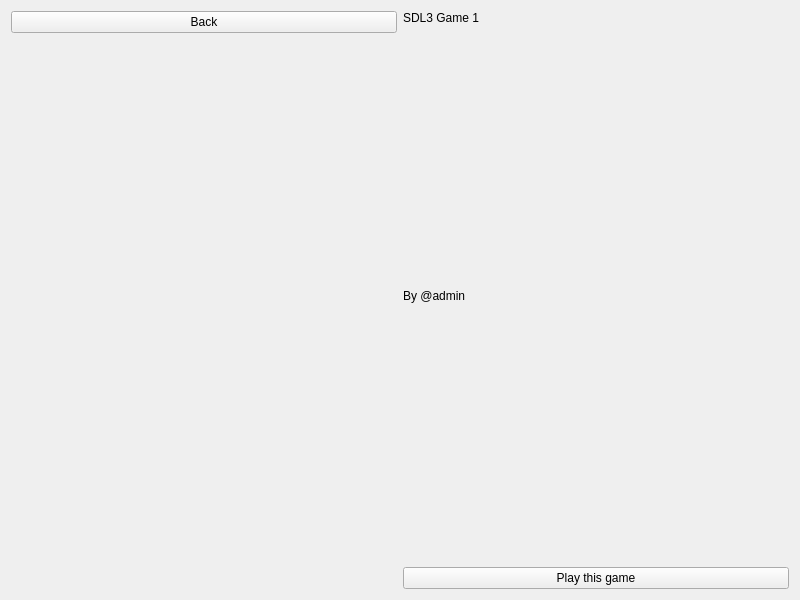
<?xml version="1.0" encoding="UTF-8"?>
<ui version="4.0">
 <class>SDL3Game1_DescWND</class>
 <widget class="QWidget" name="SDL3Game1_DescWND">
  <property name="geometry">
   <rect>
    <x>0</x>
    <y>0</y>
    <width>800</width>
    <height>600</height>
   </rect>
  </property>
  <property name="windowTitle">
   <string>SDL3 Game 1 description</string>
  </property>
  <layout class="QHBoxLayout" name="horizontalLayout_2">
   <item>
    <layout class="QVBoxLayout" name="verticalLayout">
     <item>
      <widget class="QPushButton" name="pushButton">
       <property name="text">
        <string>Back</string>
       </property>
      </widget>
     </item>
     <item>
      <widget class="QLabel" name="label">
       <property name="text">
        <string/>
       </property>
       <property name="pixmap">
        <pixmap resource="assets/common.qrc">:/backgrounds/qt6/pygame1_desc.png</pixmap>
       </property>
      </widget>
     </item>
    </layout>
   </item>
   <item>
    <layout class="QVBoxLayout" name="verticalLayout_2">
     <item>
      <widget class="QLabel" name="label_2">
       <property name="styleSheet">
        <string notr="true">font: 24pt &quot;Noto Sans&quot;;</string>
       </property>
       <property name="text">
        <string>SDL3 Game 1</string>
       </property>
       <property name="alignment">
        <set>Qt::AlignmentFlag::AlignLeading|Qt::AlignmentFlag::AlignLeft|Qt::AlignmentFlag::AlignTop</set>
       </property>
      </widget>
     </item>
     <item>
      <widget class="QLabel" name="label_3">
       <property name="text">
        <string>By @admin</string>
       </property>
       <property name="alignment">
        <set>Qt::AlignmentFlag::AlignLeading|Qt::AlignmentFlag::AlignLeft|Qt::AlignmentFlag::AlignTop</set>
       </property>
      </widget>
     </item>
     <item>
      <widget class="QPushButton" name="pushButton_2">
       <property name="text">
        <string>Play this game</string>
       </property>
       <property name="icon">
        <iconset resource="assets/common.qrc">
         <normaloff>:/playButton/qt6/play.png</normaloff>:/playButton/qt6/play.png</iconset>
       </property>
      </widget>
     </item>
    </layout>
   </item>
  </layout>
 </widget>
 <resources>
  <include location="assets/common.qrc"/>
 </resources>
 <connections/>
</ui>
